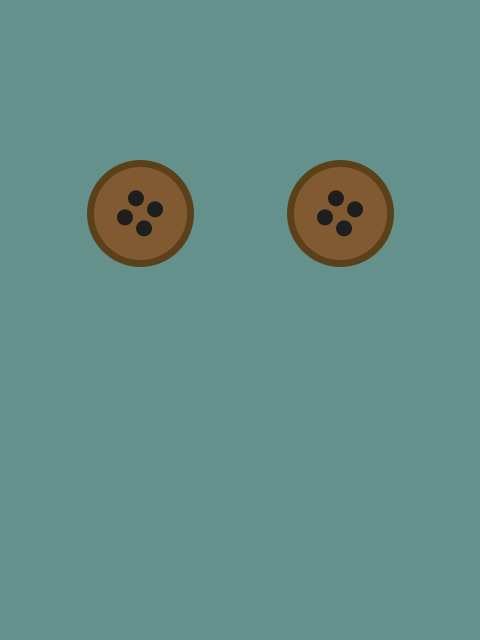
Frame 1 (no input)
Frame 2 (the mouse pressed at the canvas centre, redrawn once): identical to frame 1, image omitted

The Processing sketch that drew this single still picture (run headless with seeded random() and noise(); the mouse was pressed at the canvas centre and the sketch redrawn once):

// Processing sketch: coraline
// ── coraline.pde
// Manuale di Programmazione Cinematografica
// Daniele Olmisani, 2015

// Coraline

final color PAPER = color(100, 145, 140);
final color INK1 = color(130, 90, 50);
final color INK2 = color(90, 65, 25);
final color INK3 = color(30, 30, 30);

void setup() {
  size(480, 640);
  noLoop();
}

void draw() {
  
  translate(width/2.0, height/3.0);
  
  background(PAPER);
  
  drawButton(-100, 0, 100);
  drawButton( 100, 0, 100);
  
  save("coraline.png");
}

void drawButton(float x, float y, float s) {
  
  pushMatrix();
  translate(x, y);

  float l0 = 0.07*s;
  float l1 = 0.11*s;
  float l2 = 0.16*s;
  
  fill(INK1);
  stroke(INK2);
  
  strokeWeight(l0);
  
  ellipseMode(CENTER);
  ellipse(0, 0, s, s);
  
  fill(INK3);
  noStroke();
  
  rotate(-PI/3.0);
  
  
  ellipse(-l1, -l1, l2, l2);
  ellipse( l1, -l1, l2, l2);
  ellipse( l1,  l1, l2, l2);
  ellipse(-l1,  l1, l2, l2);
   
  popMatrix();
}
